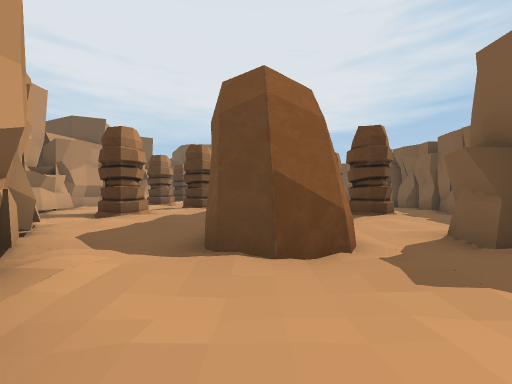
[1] (above)

16 first-person views from a walk through a Unity game level. The camera is 1.2 m above the floor, looks level and sees 90° across. The floor is counted in squares, 2 m on a side. Each view is taken from the middle of a square. On the plan, view 1 faces up. The plan holds only what a view shows up to about 9 squares ahead; the rest is blank. The place goes on beyond the plan. The player is left out.

[2]
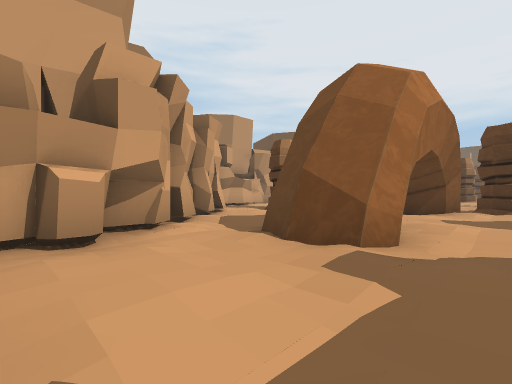

[3]
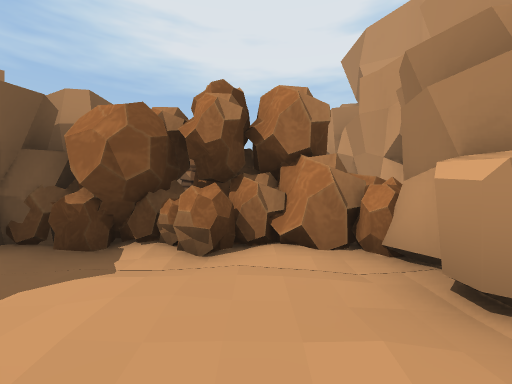

[4]
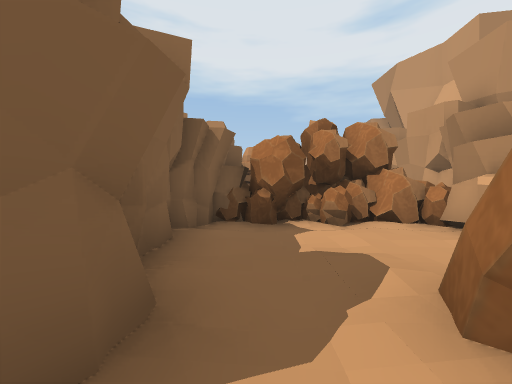

[5]
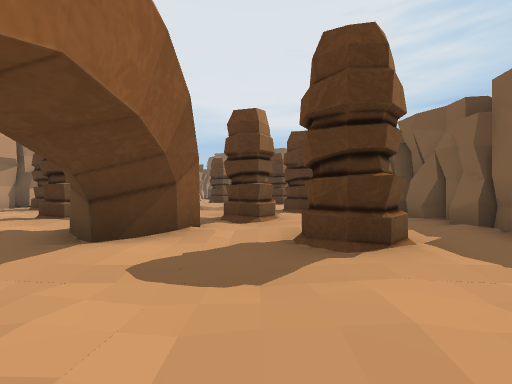

[6]
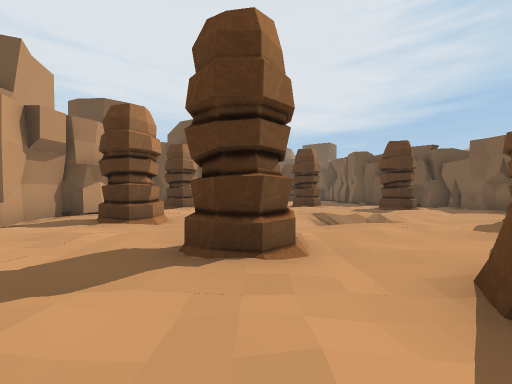

[7]
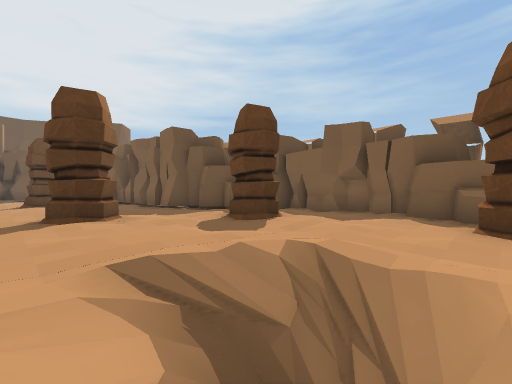

[8]
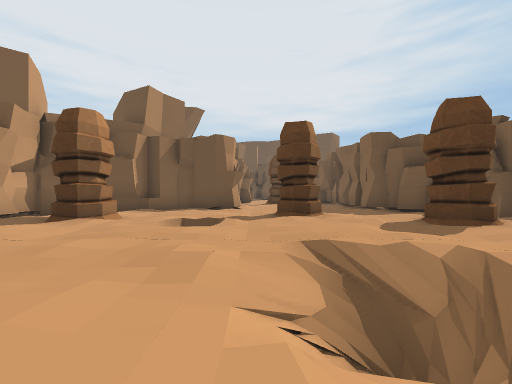

[9]
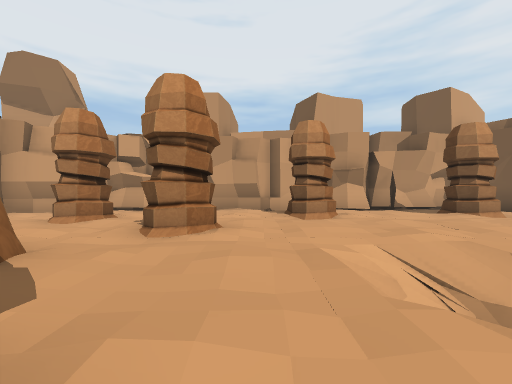

[10]
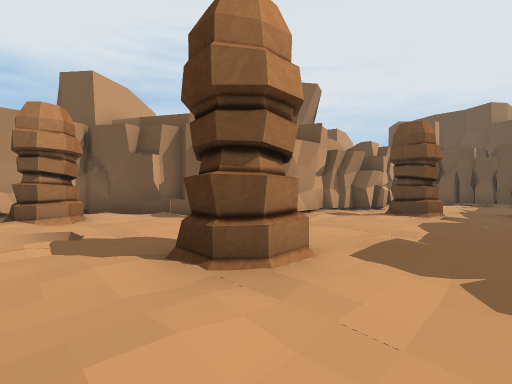

[11]
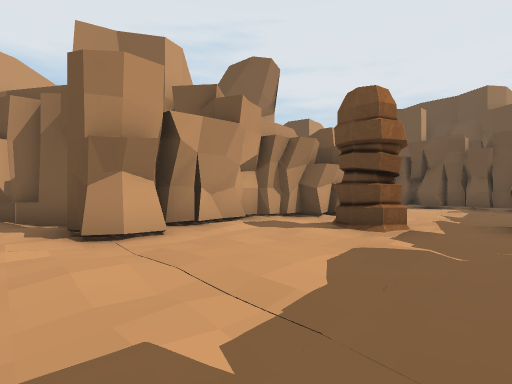

[12]
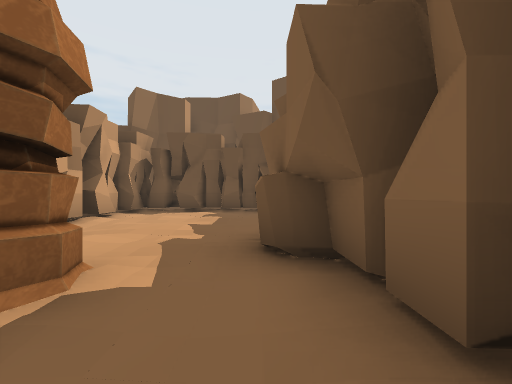

[13]
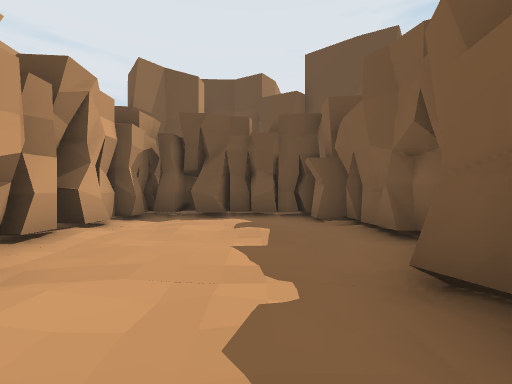

[14]
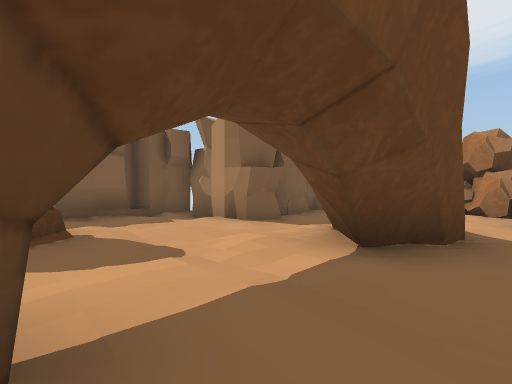

[15]
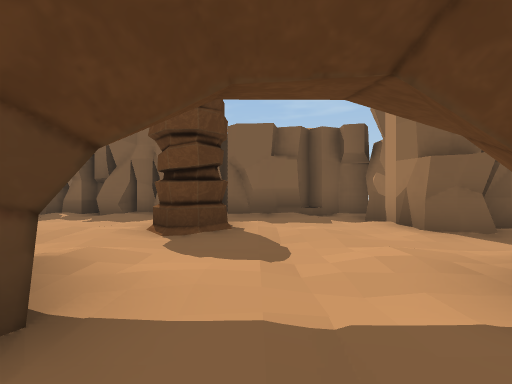

[16]
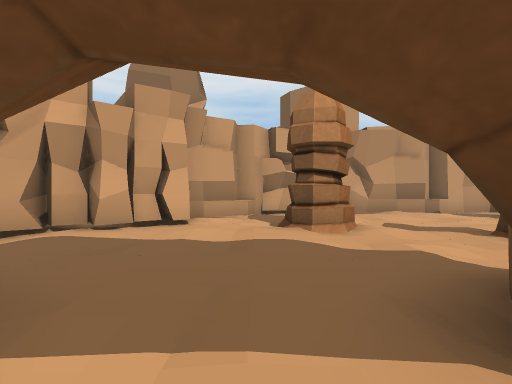

### Floor plan
Key: @ floor where view 1 was taken; # wall or solid block; . main floor; - floor 0.25 m lower than the main floor; / step, stairs or slope; v drop or lower ground; R rock; O other object.
Columns run from 7 left of view 1 to 6 right of it. Each row starts with its distance up from view 1.
 31      ######
 30      #....#
 29      #....#
 28      #../.#
 27      #....#
 26      #.../#
 25      #.../#
 24      #.O..#
 23      #.O/.#
 22      #./..#
 21      #.../#
 20   ####....##
 19 ###///./...#
 18 #......O//.###
 17 #/O/...O./../#
 16 #.O/vv....O/.#
 15 #..-...../...#
 14 #//../////...#
 13 #.O/.////...##
 12 #.OO..///.OO##
 11 #./..//.//O..#
 10 #..//O...O...#
  9 #...././/O...#
  8 #///./.##.///#
  7 #..O/..#..O/.#
  6 ##...........#
  5  ##///.//../.#
  4   ##...##....#
  3    ##..##.####
  2     ##./..#
  1      #//./#
  0      #.@..#
 -1      #RRRRR
 -2      RRRRO

Where each view was taken, in squares from view 1:
view 1: 0 up, 0 right, facing up
view 2: 0 up, 2 right, facing up-left
view 3: 2 up, 0 right, facing down
view 4: 4 up, 2 right, facing down
view 5: 4 up, 2 right, facing up
view 6: 7 up, 2 left, facing up
view 7: 12 up, 1 left, facing up-right
view 8: 11 up, 1 left, facing up
view 9: 11 up, 2 right, facing left
view 10: 16 up, 2 right, facing up-left
view 11: 19 up, 2 right, facing up-left
view 12: 22 up, 2 right, facing up
view 13: 24 up, 1 right, facing up
view 14: 7 up, 1 left, facing down-right
view 15: 6 up, 1 left, facing right
view 16: 6 up, 1 right, facing left
